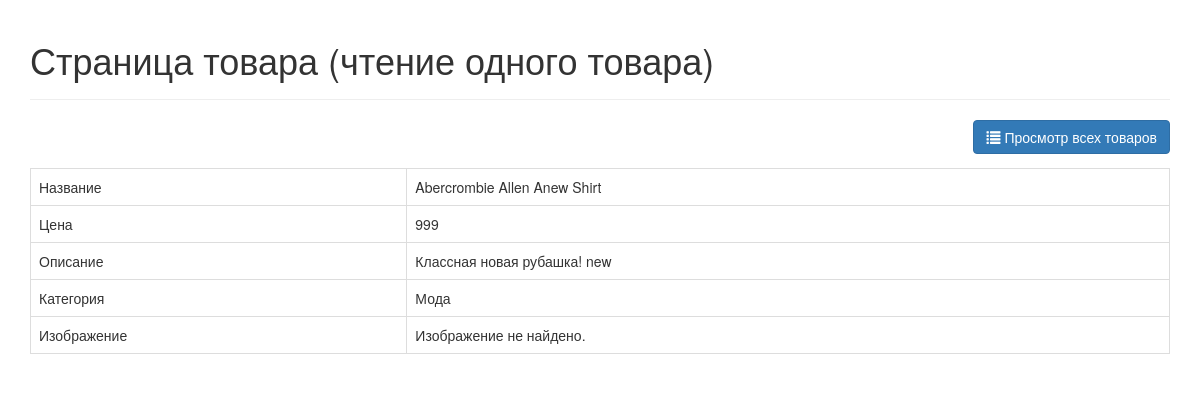
Screenshot of /read_product.php?id=25 with the database file from the repository.
### tables this page shows
CREATE TABLE `products` (
  `id` int(11) NOT NULL,
  `name` varchar(32) NOT NULL,
  `description` text NOT NULL,
  `price` int(11) NOT NULL,
  `image` varchar(255) NOT NULL,
  `category_id` int(11) NOT NULL,
  `created` datetime NOT NULL,
  `modified` timestamp NOT NULL DEFAULT CURRENT_TIMESTAMP
);

CREATE TABLE `categories` (
  `id` int(11) NOT NULL,
  `name` varchar(256) NOT NULL,
  `created` datetime NOT NULL,
  `modified` timestamp NOT NULL DEFAULT CURRENT_TIMESTAMP
);

### objects/product.php (called while the page is built, shortened)
<?php
class Product
{
    private $conn;
    private $table_name = "products";
    public $id;
    public function __construct($db)
    {
        $this->conn = $db;
    }
    function readOne()
    {
        $query = "SELECT name, price, description, category_id, image
        FROM " . $this->table_name . "
        WHERE id = ?
        LIMIT 0,1";
        $stmt = $this->conn->prepare($query);
        $stmt->bindParam(1, $this->id);
        $stmt->execute();
        $row = $stmt->fetch(PDO::FETCH_ASSOC);
        $this->name = $row["name"];
        $this->price = $row["price"];
        $this->description = $row["description"];
        $this->image = $row["image"];
    }
}

### objects/category.php (called while the page is built, shortened)
<?php
class Category
{
    private $conn;
    private $table_name = "categories";
    public $id;
    public function __construct($db)
    {
        $this->conn = $db;
    }
    function readName()
    {
        $query = "SELECT name FROM " . $this->table_name . " WHERE id = ? limit 0,1";
        $stmt = $this->conn->prepare($query);
        $stmt->bindParam(1, $this->id);
        $stmt->execute();
        $row = $stmt->fetch(PDO::FETCH_ASSOC);
        $this->name = $row["name"];
    }
}

### read_product.php (the view, shortened to what this page needs)
<?php
$id = isset($_GET["id"]) ? $_GET["id"] : die("ERROR: отсутствует ID.");
include_once "objects/product.php";
include_once "objects/category.php";
$database = new Database();
$db = $database->getConnection();
$product = new Product($db);
$category = new Category($db);
$product->id = $id;
$product->readOne();
require_once "layout_header.php";
?>
    <div class="right-button-margin">
        <a href="index.php" class="btn btn-primary pull-right">
            <span class="glyphicon glyphicon-list"></span> Просмотр всех товаров
        </a>
    </div>
    <table class="table table-hover table-responsive table-bordered">
        <tr>
            <td>Название</td>
            <td><?= $product->name; ?></td>
        </tr>
        <tr>
            <td>Цена</td>
            <td><?= $product->price; ?></td>
        </tr>
        <tr>
            <td>Описание</td>
            <td><?= $product->description; ?></td>
        </tr>
        <tr>
            <td>Категория</td>
            <td>
                <?php
                $category->id = $product->category_id;
                $category->readName();
                echo $category->name;
                ?>
            </td>
        <tr>
            <td>Изображение</td>
            <td>
                <?= $product->image ? "<img src='uploads/{$product->image}' style='width:300px;' />" : "Изображение не найдено."; ?>
            </td>
        </tr>
        </tr>
    </table>
<?php
require_once "layout_footer.php";

### libs/css/custom.css (style rules this page uses)
.right-button-margin { margin: 0 0 1em 0; overflow: hidden; }

### rows the page displays
products: name "Abercrombie Allen Anew Shirt", price "999", description "Классная новая рубашка! new"
categories: name "Мода"

### other values shown
$page_title "Страница товара (чтение одного товара)"
